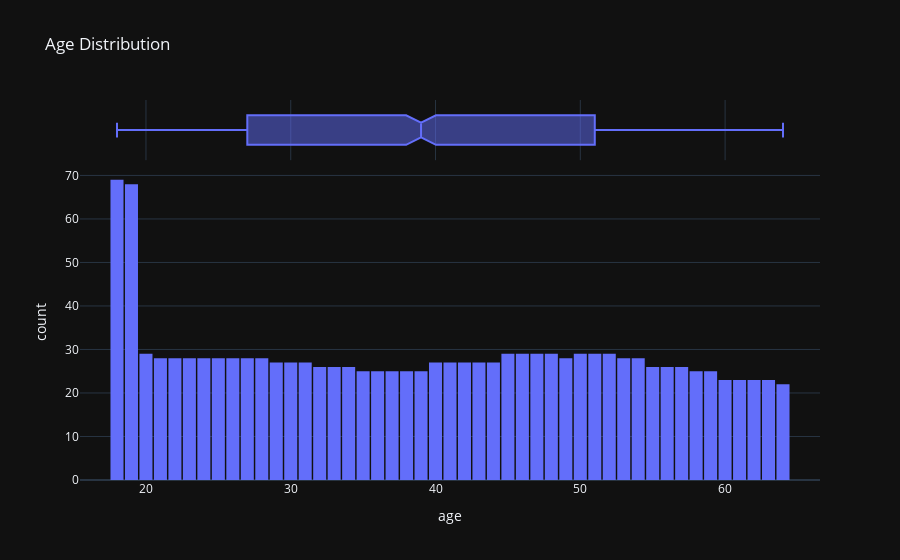

The code cell stored with this chart in its notebook:
### Code cell
fig = px.histogram(medical_df, x="age",
                   marginal='box',
                   nbins=47,
                   title='Age Distribution')
fig.update_layout(bargap=0.1)
fig.show()

### Figure 1 — Plotly figure (JSON) as saved in the notebook; plotly's stock layout.template omitted (floating-point values rounded to 4 significant figures; data arrays with more than 128 entries replaced by an {"elided": "..."} marker saying what was removed)
{"data": [{"bingroup": "x", "hovertemplate": "age=%{x}<br>count=%{y}<extra></extra>", "legendgroup": "", "marker": {"color": "#636efa", "pattern": {"shape": ""}}, "name": "", "nbinsx": 47, "orientation": "v", "showlegend": false, "x": {"elided": "1338 int values"}, "xaxis": "x", "yaxis": "y", "type": "histogram"}, {"hovertemplate": "age=%{x}<extra></extra>", "legendgroup": "", "marker": {"color": "#636efa"}, "name": "", "notched": true, "showlegend": false, "x": {"elided": "1338 int values"}, "xaxis": "x2", "yaxis": "y2", "type": "box"}], "layout": {"xaxis": {"anchor": "y", "domain": [0.0, 1.0], "title": {"text": "age"}}, "yaxis": {"anchor": "x", "domain": [0.0, 0.8316], "title": {"text": "count"}}, "xaxis2": {"anchor": "y2", "domain": [0.0, 1.0], "matches": "x", "showticklabels": false, "showgrid": true}, "yaxis2": {"anchor": "x2", "domain": [0.8416, 1.0], "matches": "y2", "showticklabels": false, "showline": false, "ticks": "", "showgrid": false}, "legend": {"tracegroupgap": 0}, "title": {"text": "Age Distribution"}, "barmode": "relative", "bargap": 0.1}}
